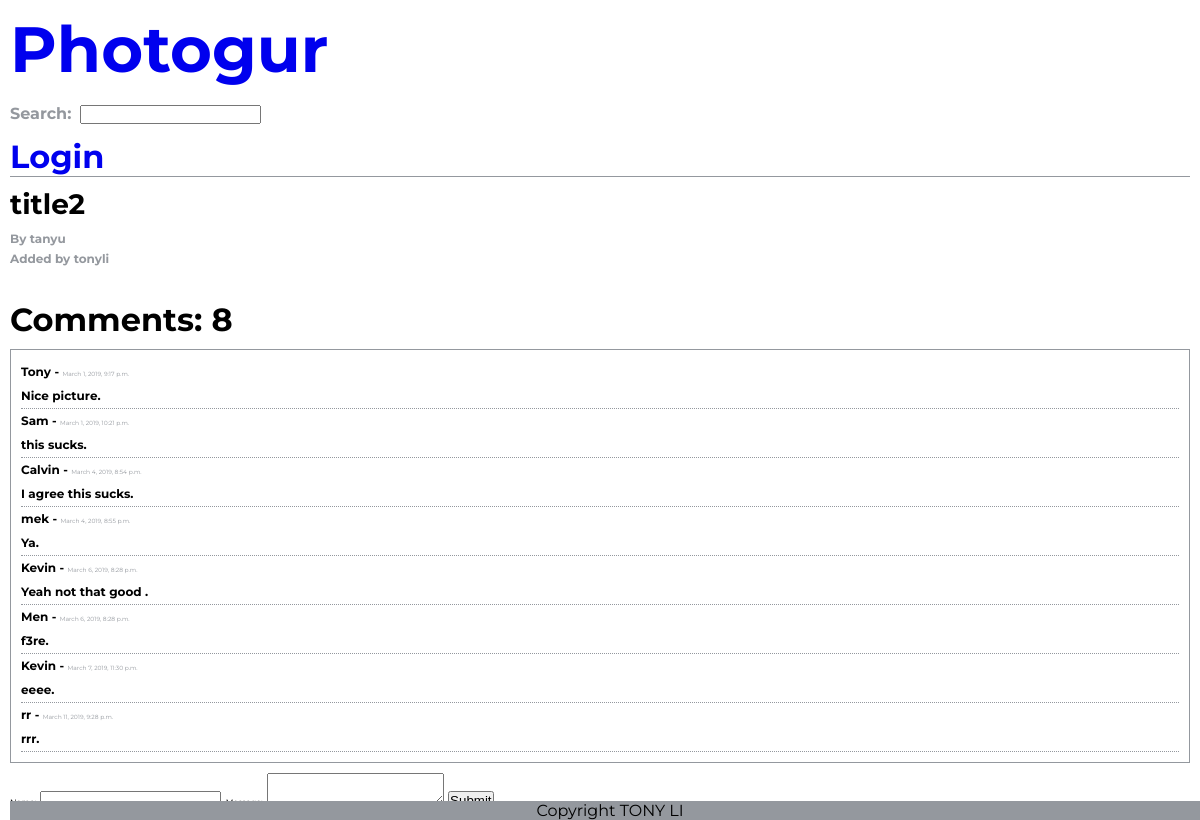
Screenshot of /pictures/2 with the database file from the repository.
### photogur/models.py (models this page shows, shortened)
class Picture(models.Model):
    title = models.CharField(max_length=255)
    artist = models.CharField(max_length=255)
    url = models.CharField(max_length=255)
    user = models.ForeignKey(User, on_delete=models.CASCADE, related_name='pictures', default=1)

class Comment(models.Model):
    name = models.CharField(max_length=255)
    created_at = models.DateTimeField(auto_now_add=True)
    message = models.TextField()
    picture = models.ForeignKey(Picture, on_delete=models.CASCADE, related_name='comments')

### photogur/views.py (the view)
# urls.py: path('pictures/<int:id>', picture_show, name='picture_details'),
def picture_show(request, id):
    picture = Picture.objects.get(pk=id)
    comments = picture.comments.all()
    context = {
        'picture': picture,
        'comments': comments
    }
    response = render(request, 'picture.html', context)
    return HttpResponse(response)

### photogur/templates/picture.html (shortened to what this page needs)
{% extends 'base.html' %}
{% block content %}
  <div class="title">
    <h2> {{picture.title}} </h2>
    <h3> By {{picture.artist}} </h3>
    <h3> Added by {{ picture.user }}</h3>
  </div>
  <div class="individual-image">
  </div>
    <h1 class="comment-count">Comments: {{ picture.comments.count }}</h1>
    <div class="comment-section">
      <ul>
        {% for comment in comments%}
          <li>
            <h3>{{ comment.name }} - <span>{{ comment.created_at }}</span></h3>
            <h4>{{ comment.message }}.</h4>
          </li>
        {% endfor %}
      </ul>
    </div>
    <form action="{% url 'create_comment' %} "class="comment-section" action="" method="post">
      <label for="comment_name">
        <span>Name:</span>
      </label>
      <label for="comment_message">
        <span>Message:</span>
        <textarea id="comment-message" name="comment_message"></textarea>
      </label>
      <button type="submit" name="button">Submit</button>
    </form>
{% endblock %}

### photogur/static/css/main.css (style rules this page uses)
* { box-sizing: border-box; list-style: none; margin: 0; padding: 0; }
html { height: 100%; }
body { padding: 10px; font-family: 'Montserrat', sans-serif; position: relative; height: 100%; }
form { padding-bottom: 10px; }
li { list-style: none; display: inline-block; }
.title h3 { padding-bottom: 5px; color: #94989e; font-size: 0.75em; }
.title h2 { font-size: 1.75em; padding-bottom: 10px; font-weight: 700; }
span { font-size: 0.5em; }
.comment-count { margin-top: 10px; }
.comment-section li { display: block; line-height: 2; border-bottom: 1px dotted #94989e; }
.comment-section ul { border: solid #94989e; padding: 10px; border-width: 1px; margin: 10px 0; }
.comment-section li h3 { font-size: 0.75em; font-weight: 700; }
.comment-section li h3 span { font-size: 0.5em; color: #94989e; font-weight: 400; }
.comment-section li h4 { font-size: 0.75em; }

### rows the page displays
Picture: title "title2", artist "tanyu", user "tonyli", comments.count "8"
Comment: name "Tony", created_at "March 1, 2019, 9:17 p.m.", message "Nice picture"
Comment: name "Sam", created_at "March 1, 2019, 10:21 p.m.", message "this sucks"
Comment: name "Calvin", created_at "March 4, 2019, 8:54 p.m.", message "I agree this sucks"
Comment: name "mek", created_at "March 4, 2019, 8:55 p.m.", message "Ya"
Comment: name "Kevin", created_at "March 6, 2019, 8:28 p.m.", message "Yeah not that good"
Comment: name "Men", created_at "March 6, 2019, 8:28 p.m.", message "f3re"
Comment: name "Kevin", created_at "March 7, 2019, 11:30 p.m.", message "eeee"
Comment: name "rr", created_at "March 11, 2019, 9:28 p.m.", message "rrr"
